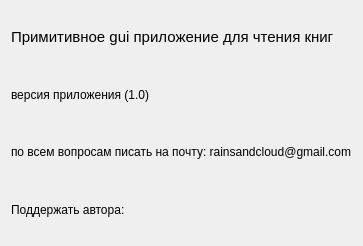
<?xml version="1.0" encoding="UTF-8"?>
<ui version="4.0">
 <class>widget</class>
 <widget class="QWidget" name="widget">
  <property name="geometry">
   <rect>
    <x>0</x>
    <y>0</y>
    <width>338</width>
    <height>246</height>
   </rect>
  </property>
  <property name="windowTitle">
   <string>О программе</string>
  </property>
  <layout class="QGridLayout" name="gridLayout">
   <item row="0" column="0">
    <widget class="QLabel" name="label">
     <property name="text">
      <string>&lt;html&gt;&lt;head/&gt;&lt;body&gt;&lt;p&gt;&lt;span style=&quot; font-size:11pt;&quot;&gt;Примитивное gui приложение для чтения книг&lt;/span&gt;&lt;/p&gt;&lt;/body&gt;&lt;/html&gt;</string>
     </property>
    </widget>
   </item>
   <item row="1" column="0">
    <widget class="QLabel" name="label_2">
     <property name="text">
      <string>версия приложения (1.0)</string>
     </property>
    </widget>
   </item>
   <item row="2" column="0">
    <widget class="QLabel" name="label_3">
     <property name="text">
      <string>по всем вопросам писать на почту: rainsandcloud@gmail.com</string>
     </property>
    </widget>
   </item>
   <item row="3" column="0">
    <widget class="QLabel" name="label_4">
     <property name="text">
      <string>Поддержать автора: </string>
     </property>
    </widget>
   </item>
  </layout>
 </widget>
 <resources/>
 <connections/>
</ui>
